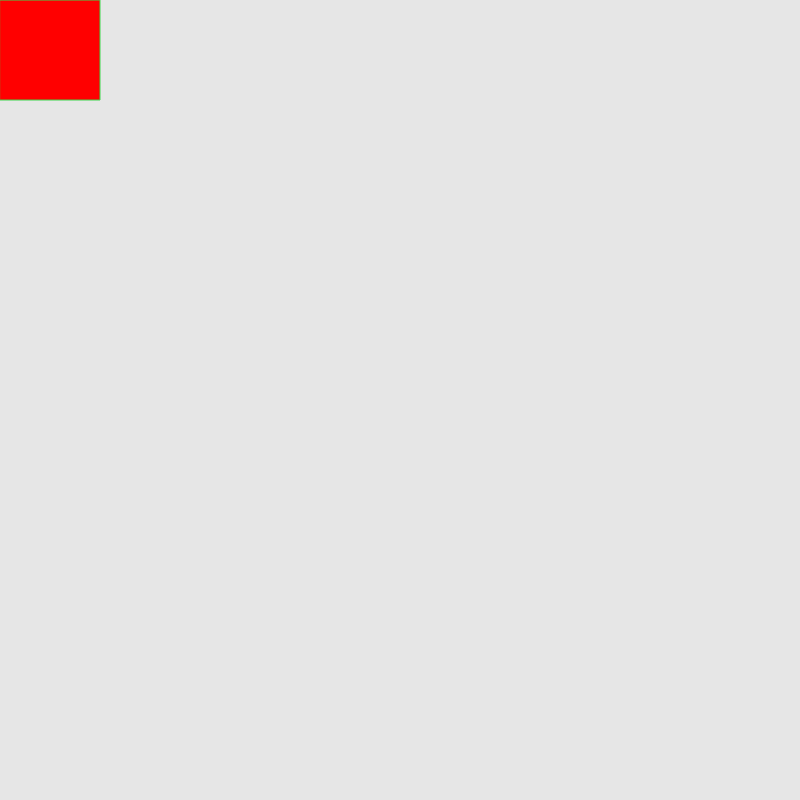
Frame 1 (no input)
Frame 60 (no input): identical to frame 1, image omitted
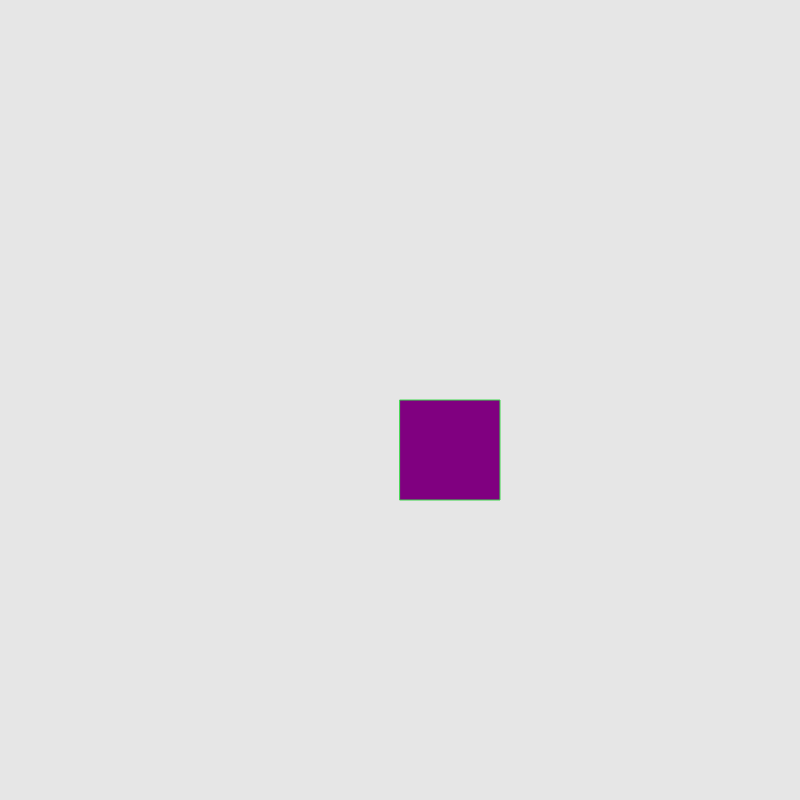
Frame 120 (the mouse pressed at the canvas centre since frame 60)

The p5.js sketch that drew these frames (run headless with seeded random() and noise() and a simulated clock; from frame 60 on, the mouse is pressed at the canvas centre):

// p5.js sketch
// ── sketch.js
function setup() {
    createCanvas(w=800, w);
    colorMode(HSB);

    let color1 = color(random(360), random(100 ), random(80, 100)); //цвет, насыщенность, яркость
    let color2 = color(random(360), random(100 ), random(80, 100));

    background(0);
    noFill();

    colorMode(RGB )
    for (let i = 0; i < 300; i++) {
        let x = random(w);
        let y = random(w);
        // let set_color = lerpColor(color1, color2, x/w); 
        let set_color = lerpColor(color1, color2, x/w+random(-0.3,0.3)); //горизонтальный градиент с рандомизированной глубиной проникновения цветов друг в друга

        stroke(set_color);

        if(random() < 0.5){
            rect(x, y, random(w*0.1));
            // rect(x, y, random(w*0.25), random(w * 0.05));
        } else {
            // ellipse(x, y, random(w*0.1))
            ellipse(x, y, random(w*0.25), random(w * 0.05));
        }
    }
}
// ── _sketch.js
function setup() {
    createCanvas(w=800, w);
}

function draw() {
    background(230);

    let color1 = color(255, 0, 0);
    // let color2 = color(0 , 255, 0);
    let color2 = color(0 , 0, 255);

    let set_color = lerpColor(color1, color2, mouseX/w )
    fill(set_color);
    rect(mouseX, mouseY, 100);
}
